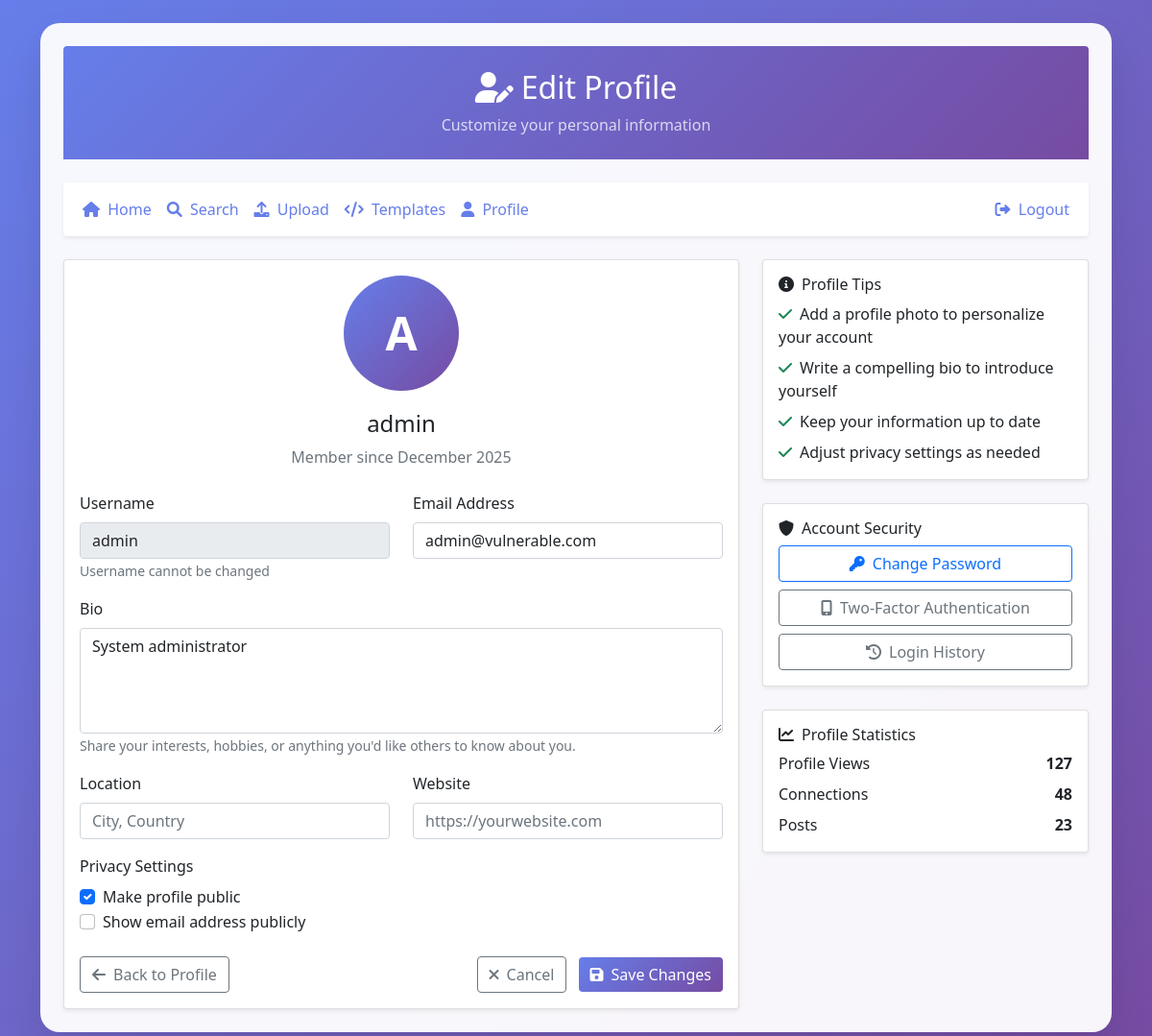
The page /edit_profile.php (signed in) on the database its author committed.
### tables this page shows
CREATE TABLE users (
    id INT AUTO_INCREMENT PRIMARY KEY,
    username VARCHAR(50) UNIQUE NOT NULL,
    password VARCHAR(255) NOT NULL,
    email VARCHAR(100),
    bio TEXT,
    profile_picture VARCHAR(255),
    created_at TIMESTAMP DEFAULT CURRENT_TIMESTAMP
);

### config.php (called while the page is built, shortened)
<?php
$host = getenv('DB_HOST') ?: 'mysql';
$user = getenv('DB_USER') ?: 'root';
$password = getenv('DB_PASSWORD') ?: 'password';
$dbname = getenv('DB_NAME') ?: 'vulnerable_social';
$maxRetries = 5;
$retryDelay = 3;
for ($i = 0; $i < $maxRetries; $i++) {
    try {
        $conn = new mysqli($host, $user, $password, $dbname);
        break;
    } catch (Exception $e) {
        if ($i < $maxRetries - 1) {
            sleep($retryDelay);
            continue;
        } else {
            die("Database connection failed: " . $e->getMessage());
        }
    }
}
function getUser($userId) {
    global $conn;
    $sql = "SELECT * FROM users WHERE id = $userId";
    $result = $conn->query($sql);
    return $result->fetch_assoc();
}
?>

### edit_profile.php (the view, shortened to what this page needs)
<?php
require_once 'config.php';
$userId = $_GET['user_id'] ?? $_SESSION['user_id'];
$user = getUser($userId);
?>
<!DOCTYPE html>
<html lang="en">
<head>
    <link href="https://cdn.jsdelivr.net/npm/bootstrap@5.1.3/dist/css/bootstrap.min.css" rel="stylesheet">
    <link href="https://cdnjs.cloudflare.com/ajax/libs/font-awesome/6.0.0/css/all.min.css" rel="stylesheet">
</head>
<body>
    <div class="container py-4">
        <div class="main-container p-4">
            <div class="header-gradient rounded-top p-4 mb-4">
                <div class="text-center">
                    <h1 class="h2 mb-2"><i class="fas fa-user-edit me-2"></i>Edit Profile</h1>
                    <p class="mb-0 opacity-75">Customize your personal information</p>
                </div>
            </div>
            <nav class="navbar navbar-expand-lg navbar-light bg-white rounded mb-4 shadow-sm">
                <div class="container-fluid">
                    <ul class="navbar-nav me-auto">
                        <li class="nav-item">
                            <a class="nav-link" href="index.php"><i class="fas fa-home me-1"></i> Home</a>
                        </li>
                        <li class="nav-item">
                            <a class="nav-link" href="search.php"><i class="fas fa-search me-1"></i> Search</a>
                        </li>
                        <li class="nav-item">
                            <a class="nav-link" href="upload.php"><i class="fas fa-upload me-1"></i> Upload</a>
                        </li>
                        <li class="nav-item">
                            <a class="nav-link" href="template.php"><i class="fas fa-code me-1"></i> Templates</a>
                        </li>
                        <li class="nav-item">
                            <a class="nav-link" href="profile.php?user_id=<?php echo $_SESSION['user_id']; ?>"><i class="fas fa-user me-1"></i> Profile</a>
                        </li>
                    </ul>
                    <ul class="navbar-nav">
                        <li class="nav-item">
                            <a class="nav-link text-danger" href="index.php?action=logout"><i class="fas fa-sign-out-alt me-1"></i> Logout</a>
                        </li>
                    </ul>
                </div>
            </nav>
            <div class="row">
                <div class="col-lg-8">
                    <div class="card shadow-sm">
                        <div class="card-body">
                            <div class="text-center mb-4">
                                <div class="profile-avatar">
                                    <?php echo strtoupper(substr($user['username'], 0, 1)); ?>
                                </div>
                                <h4><?php echo htmlspecialchars($user['username']); ?></h4>
                                <p class="text-muted">Member since <?php echo date('F Y', strtotime($user['created_at'])); ?></p>
                            </div>
                            <form method="POST">
                                <div class="row">
                                    <div class="col-md-6">
                                        <div class="mb-3">
                                            <label for="username" class="form-label">Username</label>
                                            <input type="text" class="form-control" id="username" value="<?php echo htmlspecialchars($user['username']); ?>" readonly>
                                            <small class="text-muted">Username cannot be changed</small>
                                        </div>
                                    </div>
                                    <div class="col-md-6">
                                        <div class="mb-3">
                                            <label for="email" class="form-label">Email Address</label>
                                            <input type="email" class="form-control" id="email" name="email" value="<?php echo htmlspecialchars($user['email'] ?? ''); ?>" placeholder="your.email@example.com">
                                        </div>
                                    </div>
                                </div>
                                <div class="mb-3">
                                    <label for="bio" class="form-label">Bio</label>
                                    <textarea class="form-control" id="bio" name="bio" rows="4" placeholder="Tell us about yourself..."><?php echo htmlspecialchars($user['bio'] ?? ''); ?></textarea>
                                    <small class="text-muted">Share your interests, hobbies, or anything you'd like others to know about you.</small>
                                </div>
                                <div class="row">
                                    <div class="col-md-6">
                                        <div class="mb-3">
                                            <label for="location" class="form-label">Location</label>
                                            <input type="text" class="form-control" id="location" placeholder="City, Country">
                                        </div>
                                    </div>
                                    <div class="col-md-6">
                                        <div class="mb-3">
                                            <label for="website" class="form-label">Website</label>
                                            <input type="url" class="form-control" id="website" placeholder="https://yourwebsite.com">
                                        </div>
                                    </div>
                                </div>
                                <div class="mb-4">
                                    <label class="form-label">Privacy Settings</label>
                                    <div class="form-check">
                                        <input class="form-check-input" type="checkbox" id="public_profile" checked>
                                        <label class="form-check-label" for="public_profile">
                                            Make profile public
                                        </label>
                                    </div>
                                    <div class="form-check">
                                        <input class="form-check-input" type="checkbox" id="show_email">
                                        <label class="form-check-label" for="show_email">
                                            Show email address publicly
                                        </label>
                                    </div>
                                </div>
                                <div class="d-flex justify-content-between">
                                    <a href="profile.php?user_id=<?php echo $userId; ?>" class="btn btn-outline-secondary">
                                        <i class="fas fa-arrow-left me-2"></i>Back to Profile
                                    </a>
                                    <div>
                                        <button type="button" class="btn btn-outline-secondary me-2">
                                            <i class="fas fa-times me-2"></i>Cancel
                                        </button>
                                        <button type="submit" class="btn btn-primary">
                                            <i class="fas fa-save me-2"></i>Save Changes
                                        </button>
                                    </div>
                                </div>
                            </form>
                        </div>
                    </div>
                </div>
                <div class="col-lg-4">
                    <div class="card shadow-sm mb-4">
                        <div class="card-body">
                            <h6 class="card-title"><i class="fas fa-info-circle me-2"></i>Profile Tips</h6>
                            <ul class="list-unstyled mb-0">
                                <li class="mb-2"><i class="fas fa-check text-success me-2"></i>Add a profile photo to personalize your account</li>
                                <li class="mb-2"><i class="fas fa-check text-success me-2"></i>Write a compelling bio to introduce yourself</li>
                                <li class="mb-2"><i class="fas fa-check text-success me-2"></i>Keep your information up to date</li>
                                <li class="mb-0"><i class="fas fa-check text-success me-2"></i>Adjust privacy settings as needed</li>
                            </ul>
                        </div>
                    </div>
                    <div class="card shadow-sm mb-4">
                        <div class="card-body">
                            <h6 class="card-title"><i class="fas fa-shield-alt me-2"></i>Account Security</h6>
                            <div class="d-grid gap-2">
                                <button class="btn btn-outline-primary">
                                    <i class="fas fa-key me-2"></i>Change Password
                                </button>
                                <button class="btn btn-outline-secondary">
                                    <i class="fas fa-mobile-alt me-2"></i>Two-Factor Authentication
                                </button>
                                <button class="btn btn-outline-secondary">
                                    <i class="fas fa-history me-2"></i>Login History
                                </button>
                            </div>
                        </div>
                    </div>
                    <div class="card shadow-sm">
                        <div class="card-body">
                            <h6 class="card-title"><i class="fas fa-chart-line me-2"></i>Profile Statistics</h6>
                            <div class="d-flex justify-content-between mb-2">
                                <span>Profile Views</span>
                                <strong>127</strong>
                            </div>
                            <div class="d-flex justify-content-between mb-2">
                                <span>Connections</span>
                                <strong>48</strong>
                            </div>
                            <div class="d-flex justify-content-between">
                                <span>Posts</span>
                                <strong>23</strong>
                            </div>
                        </div>
                    </div>
                </div>
            </div>
        </div>
    </div>
</body>
</html>

### edit_profile.php (style rules this page uses)
body { background: linear-gradient(135deg, #667eea 0%, #764ba2 100%); min-height: 100vh; }
.main-container { background: rgba(255,255,255,0.95); border-radius: 20px; box-shadow: 0 20px 40px rgba(0,0,0,0.1); }
.header-gradient { background: linear-gradient(135deg, #667eea 0%, #764ba2 100%); color: white; }
.profile-avatar { width: 120px; height: 120px; border-radius: 50%; background: linear-gradient(135deg, #667eea 0%, #764ba2 100%); display: flex; align-items: center; justify-content: center; color: white; font-size: 3rem; font-weight: bold; margin: 0 auto 20px; }
.nav-link { color: #667eea !important; font-weight: 500; }
.btn-primary { background: linear-gradient(135deg, #667eea 0%, #764ba2 100%); border: none; }

### rows shown on the page
users: username "A", username "admin", created_at "December 2025", email "admin@vulnerable.com", bio "System administrator"
